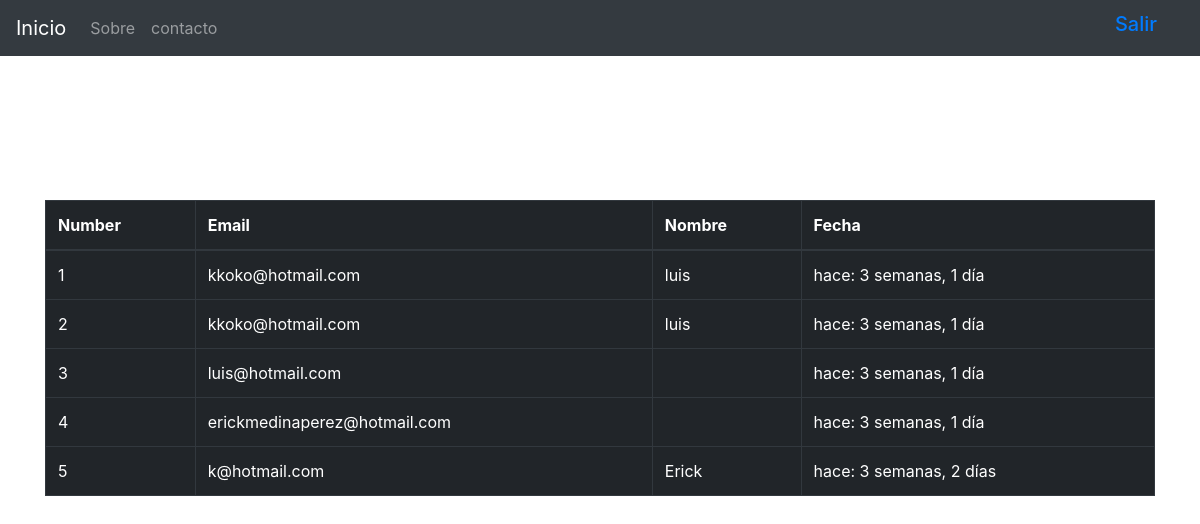
The app's page / (signed in), older data.
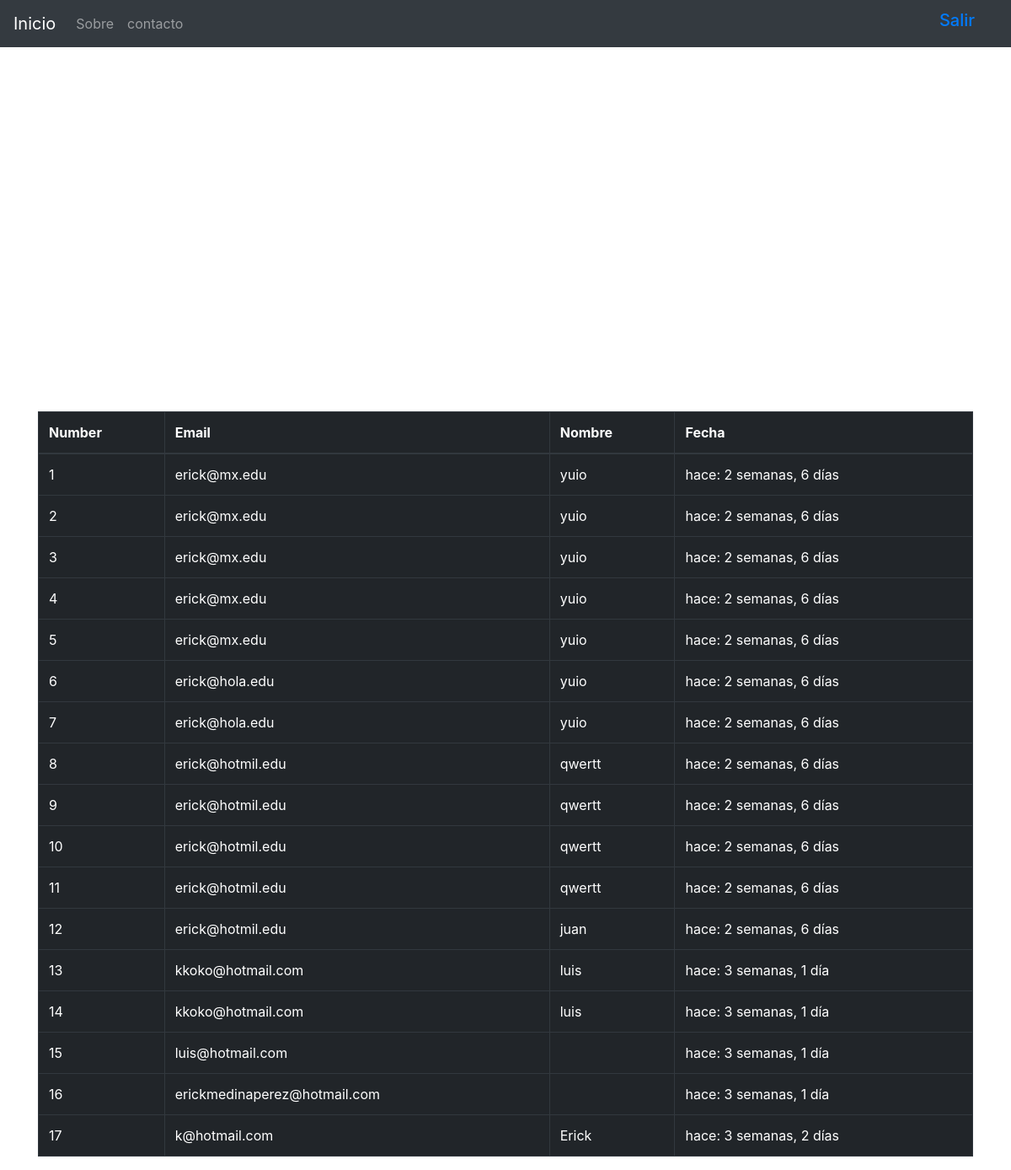
The same page, newer data.
### boletin/models.py (models this page shows)
class Registrados(models.Model):
    nombre = models.CharField(max_length=100) #para campo no obligatorio    blank=True,null=True
    email = models.EmailField()
    timestamp = models.DateTimeField(auto_now_add=True,auto_now=False)
    def __str__(self):
        return self.email

### boletin/views.py (the view, shortened to what this page needs)
# urls.py: path('', views.inicio, name='inicio'),
def inicio(request):
    titulo="Bienvenidos"
    if request.user.is_authenticated:
        titulo =(" bienvenido %s" %(request.user)).upper()
    form= RegModelForm(request.POST or None)
    context = {
    "elf":form,
    "title":titulo,
    "tit":titulo,
    }
    if request.user.is_authenticated and request.user.is_staff:
        queryset = Registrados.objects.all().order_by("-timestamp")
        context = {
             "prueba": queryset,
         }
    return render(request, "inicio.html",context)

### templates/inicio.html (shortened to what this page needs)
{% extends "base.html" %}
{%load crispy_forms_tags%}
{%load static%}
{%block jumbo%}
{% if request.user.is_staff %}
<table class="table table-bordered table-dark">
  <thead>
    <tr>
      <th scope="col">Number</th>
      <th scope="col">Email</th>
      <th scope="col">Nombre</th>
      <th scope="col">Fecha</th>
    </tr>
  </thead>
   <tbody>
{%for instance in prueba %}
<tr>
<td>{{forloop.counter}}</td>
<td>{{instance}}</td>
<td>{{instance.nombre}}</td>
<td>hace: {{instance.timestamp|timesince}}</td>
</tr>
 <br/>
{%endfor%}
</tbody>
</table>
{%endif%}
{%endblock%}

### templates/base.html (shortened to what this page needs)
<!doctype html>
{% load static %}
<html lang="en">
  <head>
    <link rel="stylesheet" href="https://use.fontawesome.com/releases/v5.4.2/css/all.css">
<link rel="stylesheet" href="https://stackpath.bootstrapcdn.com/bootstrap/4.1.3/css/bootstrap.min.css"
integrity="sha384-MCw98/SFnGE8fJT3GXwEOngsV7Zt27NXFoaoApmYm81iuXoPkFOJwJ8ERdknLPMO">
    <link href="{%static 'css/navbar-top.css' %}" rel="stylesheet" >
    <link href="{%static 'css/custom.css' %}" rel="stylesheet" >
  </head>
  <body>
    {%include "navbar.html" %}
<div class="container">
{%block jumbo%} {%endblock%}
</div>
  </body>
</html>

### templates/navbar.html (shortened to what this page needs)
<nav class="navbar navbar-expand-md navbar-dark bg-dark mb-4">
  <a class="navbar-brand" href="/">Inicio</a>
  <div class="collapse navbar-collapse" id="navbarCollapse">
    <ul class="navbar-nav mr-auto">
      <li class="nav-item ">
        <a class="nav-link" href="{%url 'about' %}">Sobre <span class="sr-only">(current)</span></a>
      </li>
      <li class="nav-item">
        <a class="nav-link" href="{%url 'contact'%}">contacto</a>
      </li>
    </ul>
            <ul class="nav navbar-nav navbar-right">
                       {% if request.user.is_authenticated %}
                       <li> <h5 ><a href="{% url 'auth_logout' %}">Salir</a></h5></li>
                       {% else %}
                       <li>< <a class="btn  btn-primary"  role="button"  a href="{% url 'registration_register' %}">Registrarte</a></li>
                       {% endif %}
                     </ul>
                   </div>
</nav>

### static_pro/static/css/navbar-top.css (style rules this page uses)
body { min-height: 75rem; }

Row changes from the older to the newer data that the page shows:
added Registrados: email "erick@mx.edu", nombre "yuio", timestamp "2 semanas, 6 días"
added Registrados: email "erick@mx.edu", nombre "yuio", timestamp "2 semanas, 6 días"
added Registrados: email "erick@mx.edu", nombre "yuio", timestamp "2 semanas, 6 días"
added Registrados: email "erick@mx.edu", nombre "yuio", timestamp "2 semanas, 6 días"
added Registrados: email "erick@mx.edu", nombre "yuio", timestamp "2 semanas, 6 días"
added Registrados: email "erick@hola.edu", nombre "yuio", timestamp "2 semanas, 6 días"
added Registrados: email "erick@hola.edu", nombre "yuio", timestamp "2 semanas, 6 días"
added Registrados: email "erick@hotmil.edu", nombre "qwertt", timestamp "2 semanas, 6 días"
added Registrados: email "erick@hotmil.edu", nombre "qwertt", timestamp "2 semanas, 6 días"
added Registrados: email "erick@hotmil.edu", nombre "qwertt", timestamp "2 semanas, 6 días"
added Registrados: email "erick@hotmil.edu", nombre "qwertt", timestamp "2 semanas, 6 días"
added Registrados: email "erick@hotmil.edu", nombre "juan", timestamp "2 semanas, 6 días"
